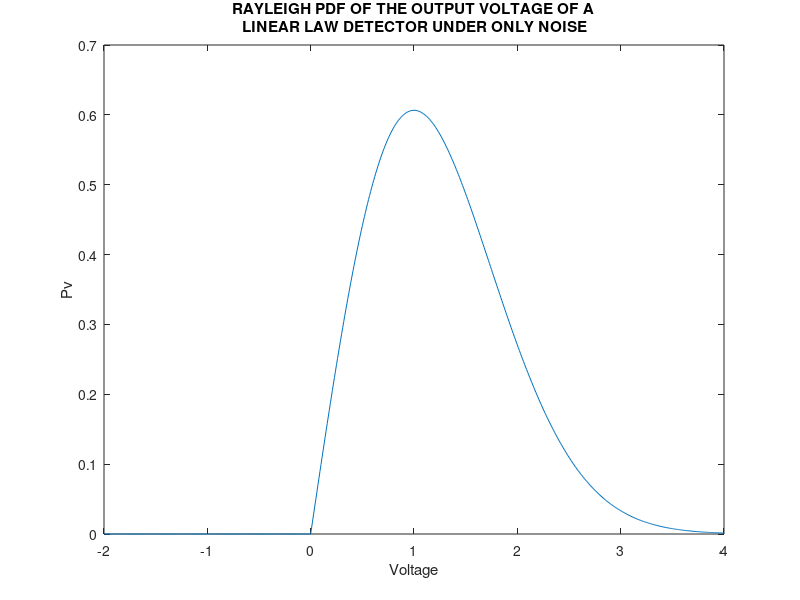

This figure's MATLAB source: (Note: this script raises an error after producing the figure.)
close all

%% SETUP PARAMETERS
Pfa = 0.05;
Pd = 0.8:0.005:0.95
Nt = 100

%% NOISE VOLTAGE DISTRIBUTION

x = -2:.01:4;   
%standard deviation of noise
var = 1;
std_dev = sqrt(var)
pd = makedist('Normal','Sigma',std_dev);
H0 =  pdf(pd,x);


%% THRESHOLD VOLTAGE

%inverse of the cumulative normal distribution give threshold voltage
%finding P(v|H0) > Vtrice
% Vt =  norminv(1- Pfa,0, std_dev)


%% CUMULATIVE VOLTAGE DISTRIBUTION OF NOISE

% norm_area_right_pfa = 1 - cdf('Normal',Vt,0,std_dev);
% a = norminv(norm_area_right_pfa,0,std_dev)

%% SIGNAL DISTRIBUTION

% %lower bound to include 80% of H1 above threshold
% norm_area_right_pd = 1- Pd;
% 
% %converting area of norm to threshold value
% 
% d_thresh = norminv(norm_area_right_pd,0,std_dev);
% 
% %plotting pdf of H1
% pd_pd = makedist('Normal','Sigma',std_dev, 'mu', 0);
% 
% %ploting pdf of H1 with threshold


%% PLOTTING BOTH
% H1 = pdf(pd_pd,x);
% 
% m = Vt - d_thresh;
% m2 = m.^2;
% snr = m2./(std_dev.^2);
% snr_db = 10.*log10(snr);

%% ROC plot

% plot(snr_db,Pd);

%% PLOTTING SQUARE LAW DETECTOR RAYLEIGH (RAY PDF, H0)

v2 = raylpdf(x,std_dev); %Richards 3.11 (second referece: 15.19)

figure
plot(x,v2)
xlabel("Voltage")
ylabel("Pv")
title({'RAYLEIGH PDF OF THE OUTPUT VOLTAGE OF A';' LINEAR LAW DETECTOR UNDER ONLY NOISE'})

% threshhold value for rayleigh
T = sqrt(-log(Pfa)*2*var); %Richards 15.47

hold on
xline(T)

%% Rayleigh CDF

v2_cdf = raylcdf(x,var);

figure
plot(x,v2_cdf)
xlabel("voltage at output of square law detector")
ylabel("Pv")
title("rayleigh distribution (cdf) of the output voltage of the square law detector")
hold on
xline(T)

%% APPLYING SWERLING 1

syms snr

SNR = zeros(1, length(Pd));

for i = 1:numel(Pd)
    
    pd = Pd(i);
    
    %eqn = ( pd == (1 + 1/(Nt*snr))^(Nt-1)*exp(-T/(1+Nt*snr)) );
    %eqn = ( Nt*snr == -(T+log(pd))/log(pd) );
    %eqn = ( pd == exp(-T/(1+Nt*snr)));  % 3.22 THIS WORKS
    eqn = ( pd == exp(log(Pfa)/(1+Nt*snr)));  % Barton 2.46
    %eqn = ( pd == 1 - gammainc(T,Nt-1) + ((1 + 1/(Nt*snr))^(Nt-1))*gammainc(T/(1+(1/Nt*snr)), Nt-1)*exp(-T/(1+Nt*snr))  )
    
    if i == 1
        
        SNR(1,i) = vpasolve(eqn,snr);
        
    else
        
        
        SNR(1,i) = vpasolve(eqn,snr);
        
    end 

end
    
figure
plot(10*log10(SNR),Pd)
xlabel("SNR (dB)")
ylabel("Pd")















